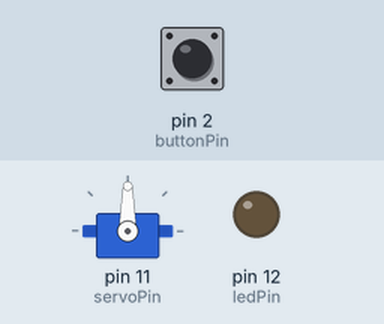
Simulated run of this sketch. Board: Arduino Uno, built with avr-gcc and run on an emulated ATmega328P. Parts: servo, output pins drawn as LEDs (lit = HIGH). The test bench sets the inputs (shaded band); at power-on: pin 2 (buttonPin) HIGH.

Above: at 1.7 s.
1.8 s: pin 2 (buttonPin) pulled LOW for 0.15 s
At 3.0 s:
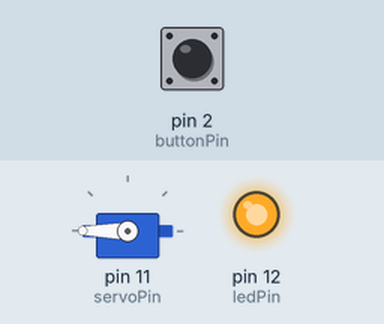
3.4 s: pin 2 (buttonPin) pulled LOW for 1 s
At 4.3 s:
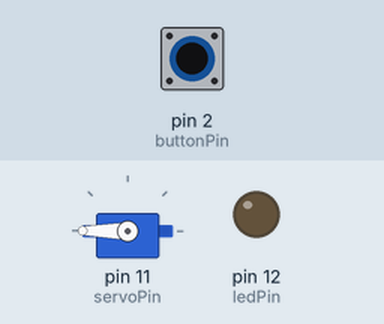
5.9 s: pin 2 (buttonPin) pulled LOW for 0.15 s
At 6.2 s:
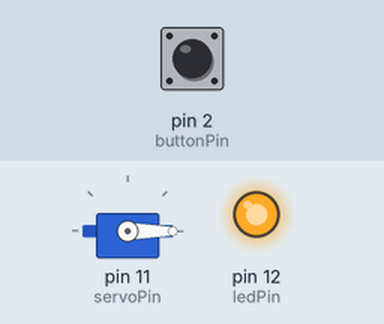
7.5 s: pin 2 (buttonPin) pulled LOW for 3.2 s
At 8.6 s:
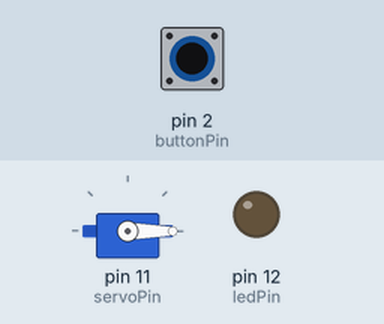
Timing chart, 0 to 10.5 s (numbered marks = the images above; inputs shaded):
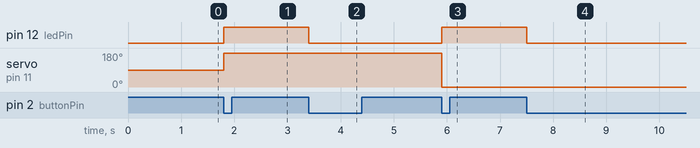

Measured:
- after the input at 1.8 s, pin 12 (ledPin): LOW → HIGH at once; servo on pin 11 (servoPin): 90° → 180° at once
- after the input at 3.4 s, pin 12 (ledPin): HIGH → LOW at once
- after the input at 5.9 s, pin 12 (ledPin): LOW → HIGH at once; servo on pin 11 (servoPin): 180° → 0° at once
- after the input at 7.5 s, pin 12 (ledPin): HIGH → LOW at once

The sketch:

Hourglass.ino
```cpp
#include <Servo.h>

Servo servo;
bool toggle = false;
int currentButton;
int previousButton;
int pos;

int servoPin = 11;
int ledPin = 12;
int buttonPin = 2;

void setup() {
  // put your setup code here, to run once:
  pinMode(servoPin, OUTPUT);
  pinMode(ledPin, OUTPUT);
  pinMode(buttonPin, INPUT);
  servo.attach(servoPin);
  delay(500);
  servo.detach() ;
  currentButton = digitalRead(buttonPin);
}

void loop() {
  // put your main code here, to run repeatedly:
  if (toggle == true) {
    digitalWrite(ledPin, HIGH);
    servo.attach(servoPin);
    pos = servo.read();
    if (pos == 180) {
      servo.write(0);
    } else {
      servo.write(180);
    }
    delay(500);
    servo.detach();
  } else {
    digitalWrite(ledPin, LOW);
  }

  for (int i = 0; i < 450; i++) {
    previousButton = currentButton;
    currentButton = digitalRead(buttonPin);
    if (previousButton == HIGH && currentButton == LOW) {
      toggle = !toggle;
      break;
    }
    delay(100);
  }
}
```
